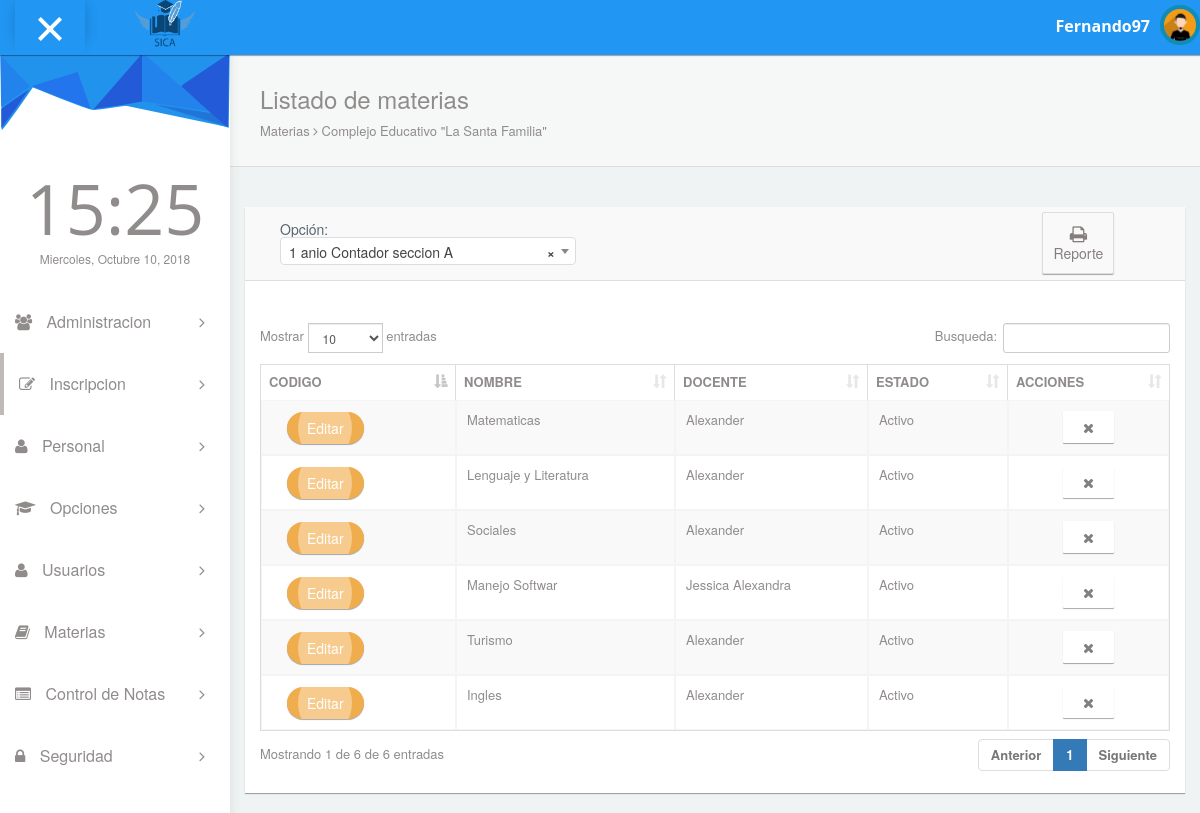
Screenshot of /pages/cmaterias.php (signed in) with the database file from the repository.
### tables this page shows
CREATE TABLE `tmaterias` (
  `eid_materia` int(11) NOT NULL,
  `ccodigo` varchar(10) NOT NULL,
  `cnombre` varchar(30) NOT NULL,
  `cdescripcion` varchar(200) NOT NULL,
  `efk_idopcion` int(11) NOT NULL,
  `efk_idhorario` int(11) NOT NULL,
  `estado` int(11) NOT NULL
);

CREATE TABLE `tpersonal` (
  `eid_personal` int(11) NOT NULL,
  `cdui` varchar(10) NOT NULL,
  `cnombre` varchar(50) NOT NULL,
  `capellido` varchar(50) NOT NULL,
  `ctelefono` varchar(10) NOT NULL,
  `ccorreo` varchar(200) NOT NULL,
  `cdireccion` varchar(200) NOT NULL,
  `ffechanacimiento` date NOT NULL,
  `iestado` int(11) NOT NULL,
  `isexo` int(11) NOT NULL,
  `efk_idcargo` int(11) NOT NULL
);

### pages/cmaterias.php (the view, shortened to what this page needs)
<?php
if($_SESSION["logueado"] == TRUE) {
?>
<!DOCTYPE html>
<html lang="en">
<head>
  <link rel="stylesheet" type="text/css" href="../asset/css/bootstrap.min.css">
  <link rel="stylesheet" type="text/css" href="../asset/css/plugins/font-awesome.min.css"/>
  <link rel="stylesheet" type="text/css" href="../asset/css/plugins/datatables.bootstrap.min.css"/>
  <link rel="stylesheet" type="text/css" href="../asset/css/plugins/animate.min.css"/>
  <link rel="stylesheet" type="text/css" href="../asset/css/plugins/select2.min.css"/>
   <link rel="stylesheet" type="text/css" href="../asset/css/sweetalert2.css"/>
  <link href="../asset/css/style.css" rel="stylesheet">
</head>
<body id="mimin" class="dashboard">
        <?php
        include "header.php";
        ?>
      <div class="container-fluid mimin-wrapper">
          <?php include "menu.php";?>
            <div id="content">
               <div class="panel box-shadow-none content-header">
                  <div class="panel-body">
                    <div class="col-md-12">
                        <h3 class="animated fadeInLeft">Listado de materias</h3>
                        <p class="animated fadeInDown">
                          Materias <span class="fa-angle-right fa"></span> Complejo Educativo "La Santa Familia"
                        </p>
                    </div>
                  </div>
              </div>
              <div class="col-md-12 top-20 padding-0">
                <div class="col-md-12">
                  <div class="panel">
                    <div class="panel-heading col-md-12">
                             <h5 class="col-md-4">Opción:
                                </h5>
                                <span class="col-md-6"></span>
                                <div class="col-md-2">
                                  <a class="btn btn-outline btn-default" >
                                      <i class="fa fa-print fa-lg"></i><br>Reporte
                                    </a>
                               </div>
                    </div>
                    <div class="panel-body">
                      <div class="responsive-table">
                      <table id="datatables-example" class="table table-striped table-bordered" width="100%" cellspacing="0">
                      <thead>
                        <tr>
                          <th>CODIGO</th>
                          <th>NOMBRE</th>
                          <th>DOCENTE</th>
                          <th>ESTADO</th>
                          <th>ACCIONES</th>
                        </tr>
                      </thead>
                      <tbody>
                     <?php
                      include "../config/conexion.php";
                      $result = $conexion->query("select m.eid_materia as id, m.cnombre as materia,m.estado as estado, p.cnombre as docente FROM tmaterias as m, tpersonal as p,tpersonal_materia as pm WHERE p.eid_personal=pm.efk_idpersonal and m.eid_materia=pm.efk_idmateria");
                      if ($result) {
                          while ($fila = $result->fetch_object()) {
                            echo "<tr>";
                              echo "<td>
                              <div class='col-md-2' style='margin-top:1px'>
                                <button class='btn ripple-infinite btn-round btn-warning'  onclick='modify(" . $fila->id. ")';>
                               <div>
                                 <span>Editar</span>
                               </div>
                               </button>
                               </div>
                              </td>";
                             echo "<td>" . $fila->materia . "</td>";
                             echo "<td>" . $fila->docente . "</td>";
                               if ($fila->estado==1) {
                              echo "<td>Activo</td>";
                             echo "<td style='text-align:center;'><button align='center' title='Desactivar' type='button' class='btn btn-default' onclick=confirmar(" . $fila->id . ",1);><i class='fa fa-remove'></i>
                                 </button></td>";
                           }else
                           {
                              echo "<td>Inactivo</td>";
                              echo "<td style='text-align:center;'><button align='center' title='Activar' type='button' class='btn btn-default' onclick=confirmar(" . $fila->id . ",2);><i class='fa fa-check'></i>
                                </button></td>";
                          }
                            echo "</tr>";
                          }
                       }
                    ?>
                      </tbody>
                        </table>
                      </div>
                  </div>
                </div>
              </div>
              </div>
            </div>
</body>
</html>
<?php
}else {
  header("Location: index.php");
  }
?>

### rows the page displays
tmaterias: cnombre "Matematicas", tpersonal.cnombre "Alexander"
tmaterias: cnombre "Lenguaje y Literatura", tpersonal.cnombre "Alexander"
tmaterias: cnombre "Sociales", tpersonal.cnombre "Alexander"
tmaterias: cnombre "Manejo Softwar", tpersonal.cnombre "Jessica Alexandra"
tmaterias: cnombre "Turismo", tpersonal.cnombre "Alexander"
tmaterias: cnombre "Ingles", tpersonal.cnombre "Alexander"

### other values shown
$_SESSION["usuario"] "Fernando97"
